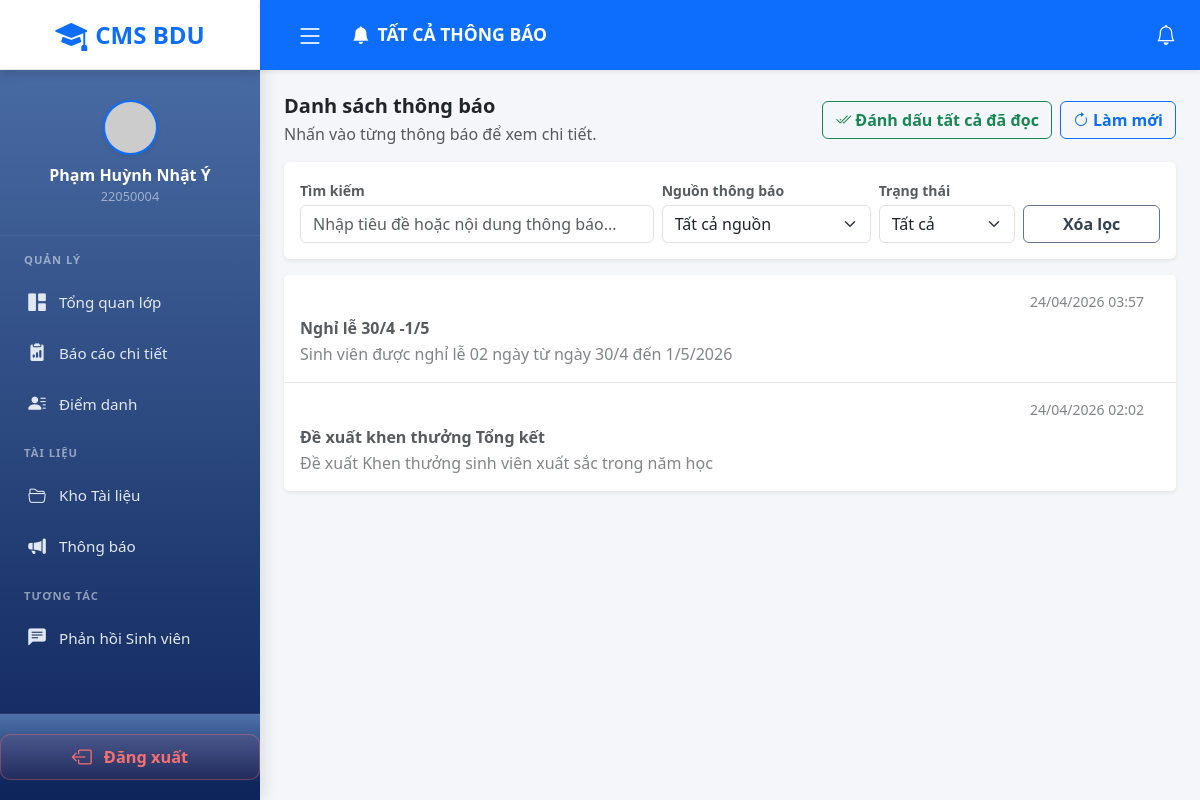
The app's page /views/student/notifications-all.php (signed in) with its own data.
### tables this page shows
CREATE TABLE `users` (
  `id` int(11) NOT NULL AUTO_INCREMENT,
  `username` varchar(50) DEFAULT NULL,
  `password` varchar(255) DEFAULT NULL,
  `full_name` varchar(100) DEFAULT NULL,
  `email` varchar(100) NOT NULL,
  `google_id` varchar(255) DEFAULT NULL,
  `role` enum('student','bcs','teacher','support_admin','admin') DEFAULT 'student',
  `secondary_role` enum('student','bcs','teacher','admin') DEFAULT NULL,
  `is_active` tinyint(1) DEFAULT 1 COMMENT '1: Hoạt động, 0: Bị khóa',
  `position` varchar(100) DEFAULT NULL COMMENT 'Chức vụ (BCS): Lớp trưởng, Lớp phó',
  `academic_title` varchar(50) DEFAULT NULL COMMENT 'Học hàm/học vị: GS, PGS, TS, ThS, CN...',
  `avatar` varchar(255) DEFAULT NULL,
  `birth_date` date DEFAULT NULL,
  `phone_number` varchar(20) DEFAULT NULL,
  `address` varchar(255) DEFAULT NULL,
  `created_at` timestamp NOT NULL DEFAULT current_timestamp(),
  PRIMARY KEY (`id`),
  UNIQUE KEY `email` (`email`)
);

CREATE TABLE `notification_logs` (
  `id` int(11) NOT NULL AUTO_INCREMENT,
  `user_id` int(11) NOT NULL,
  `title` varchar(255) DEFAULT NULL,
  `message` text DEFAULT NULL,
  `is_read` tinyint(1) DEFAULT 0,
  `created_at` timestamp NOT NULL DEFAULT current_timestamp(),
  PRIMARY KEY (`id`),
  KEY `user_id` (`user_id`),
  CONSTRAINT `notification_logs_ibfk_1` FOREIGN KEY (`user_id`) REFERENCES `users` (`id`) ON DELETE CASCADE
);

### views/student/notifications-all.php (the view, shortened to what the rows shown need)
<?php
require_once __DIR__ . '/../../config/config.php';
require_once __DIR__ . '/../../config/session.php';
require_once __DIR__ . '/../../config/helpers.php';
$userId = (int)($_SESSION['user_id'] ?? 0);
$extraCss = ['layout.css', 'student/student-layout.css', 'student/notifications-all.css'];
$notifications = db_fetch_all(
    "SELECT id, title, message, is_read, created_at
     FROM notification_logs
     WHERE user_id = ?
     ORDER BY created_at DESC
     LIMIT 100",
    [$userId]
);
function notifySourceInfo($title, $message): array {
    $text = strtolower(trim((string)$title . ' ' . (string)$message));
    return ['HỆ THỐNG', 'source-badge-default'];
}
?>
<!DOCTYPE html>
<html lang="vi">
<head>
    <link href="https://cdn.jsdelivr.net/npm/bootstrap@5.3.0/dist/css/bootstrap.min.css" rel="stylesheet">
    <link href="https://cdn.jsdelivr.net/npm/bootstrap-icons@1.10.5/font/bootstrap-icons.css" rel="stylesheet">
    <link rel="stylesheet" href="../../public/css/style.css">
    <?php foreach ($extraCss as $css): ?>
        <link rel="stylesheet" href="../../public/css/<?= e($css) ?>">
    <?php endforeach; ?>
</head>
<body class="dashboard-body">
<?php include_once __DIR__ . '/../../layouts/sidebar.php'; ?>
<div class="main-content" id="mainContent">
    <div class="p-4">
        <div class="card shadow-sm border-0">
            <div class="list-group list-group-flush" id="notifyList">
                <?php if (!empty($notifications)): ?>
                    <?php foreach ($notifications as $notification): ?>
                        <?php [$sourceText, $sourceClass] = notifySourceInfo($notification['title'] ?? '', $notification['message'] ?? ''); ?>
                        <div
                            class="list-group-item notify-item py-3 <?= (int)$notification['is_read'] === 0 ? '' : 'opacity-75' ?>"
                            data-id="<?= (int)$notification['id'] ?>"
                            data-source="<?= e($sourceText) ?>"
                            data-read="<?= (int)$notification['is_read'] === 0 ? 'false' : 'true' ?>"
                            data-title="<?= e(strtolower((string)($notification['title'] ?? '') . ' ' . (string)($notification['message'] ?? ''))) ?>"
                            data-detail="<?= e(json_encode($notification, JSON_UNESCAPED_UNICODE)) ?>"
                            style="cursor: pointer;"
                        >
                            <div class="d-flex justify-content-between flex-wrap gap-2">
                                <div>
                                    <div class="mb-1">
                                        <span class="badge <?= e($sourceClass) ?>"><?= e($sourceText) ?></span>
                                    </div>
                                    <h6 class="fw-bold mb-1 <?= (int)$notification['is_read'] === 0 ? 'text-primary' : 'text-dark' ?>"><?= e($notification['title'] ?? 'Thông báo') ?></h6>
                                    <p class="text-muted mb-0"><?= e($notification['message'] ?? '') ?></p>
                                </div>
                                <small class="text-muted <?= (int)$notification['is_read'] === 0 ? 'text-primary' : '' ?>"><?= formatDateTime($notification['created_at'] ?? null, 'd/m/Y H:i') ?></small>
                            </div>
                        </div>
                    <?php endforeach; ?>
                <?php endif; ?>
            </div>
        </div>
    </div>
</div>
</body>
</html>

### layouts/sidebar.php (shortened to what the rows shown need)
<?php
$currentUser = getCurrentUser();
$role = $currentUser['role'];
$userInfo = db_fetch_one("SELECT * FROM users WHERE id = ?", [$currentUser['id']]);
?>
<div class="sidebar" id="sidebar">
    <div class="profile-container text-center flex-shrink-0">
        <a href="<?= getProfileUrl($role) ?>" class="profile-trigger" title="Xem hồ sơ cá nhân">
            <div class="hide-on-collapse">
                <div class="text-white fw-bold fs-6"><?= e($userInfo['full_name'] ?? '') ?></div>
                <div class="text-white-50 small mb-1" style="font-size: 0.8rem;">
                    <?php if ($role === 'student' || $role === 'bcs'): ?>
                        <?= e($userInfo['username'] ?? '') ?>
                    <?php else: ?>
                        <?= e($userInfo['email'] ?? '') ?>
                    <?php endif; ?>
                </div>
            </div>
        </a>
    </div>
</div>

### records on screen
users: full_name "Phạm Huỳnh Nhật Ý", username "22050004"
notification_logs: title "Nghỉ lễ 30/4 -1/5", message "Sinh viên được nghỉ lễ 02 ngày từ ngày 30/4 đến 1/5/2026", created_at "24/04/2026 03:57"
notification_logs: title "Đề xuất khen thưởng Tổng kết", message "Đề xuất Khen thưởng sinh viên xuất sắc trong năm học", created_at "24/04/2026 02:02"
